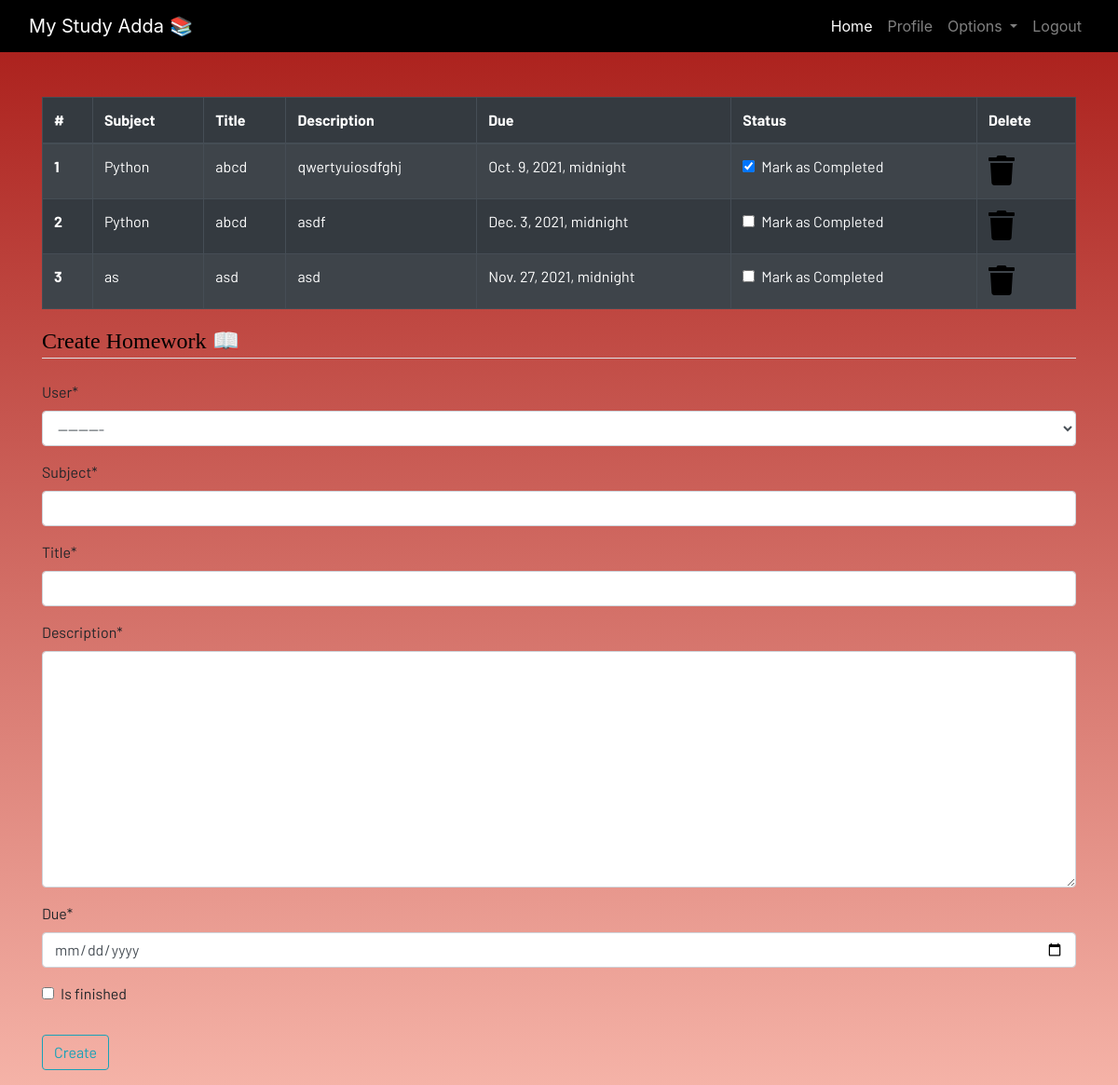
The page /homework (signed in) on the database its author committed.
### portaldashboard/models.py (models this page shows, shortened)
class Homework(models.Model):
    user=models.ForeignKey(User,on_delete=models.CASCADE)
    subject=models.CharField(max_length=100)
    title=models.CharField(max_length=200)
    description=models.TextField()
    due=models.DateTimeField()
    is_finished=models.BooleanField(default=False)

### portaldashboard/views.py (the view)
# urls.py: path('homework', views.homework,name="homework"),
@login_required
def homework(request):
    if request.method=="POST":
        form=HomeworkForm(request.POST)
        if form.is_valid():
            try:
                finished=request.POST['is_finished']
                if finished=='on':
                    finished=True
                else:
                    finished=False
            except:
                finished=False
            homework=Homework(user=request.user,subject=request.POST['subject'],title=request.POST['title'],
                                description=request.POST['description'],due=request.POST['due'],is_finished=finished)
            homework.save()
            messages.success(request,f"Homework added from {request.user.username} Successfully!!!")
    else:
        form=HomeworkForm()
    homework=Homework.objects.filter(user=request.user)
    if len(homework) == 0:
        homework_done=True
    else:
        homework_done=False
    context={'homeworks':homework,'homework_done':homework_done,'form':form}
    return render(request,'dashboard/homework.html',context)

### portaldashboard/forms.py
class HomeworkForm(forms.ModelForm):
    class Meta:
        model=Homework
        widgets={'due':DateInput()}
        fields = '__all__'

### portaldashboard/templates/dashboard/homework.html (shortened to what this page needs)
{% extends 'dashboard/base.html' %}
{% load static %}
{% block content %}
{% load crispy_forms_tags %}
<div class="container">
    {% if not homework_done %}
    <table class="table table-striped table-bordered table-hover table-dark">
        <thead>
            <tr>
                <th scope="col">#</th>
                <th scope="col">Subject</th>
                <th scope="col">Title</th>
                <th scope="col">Description</th>
                <th scope="col">Due</th>
                <th scope="col">Status</th>
                <th scope="col">Delete</th>
            </tr>
        </thead>
        <tbody>
            {% for homework in homeworks %}
            <tr>
                <th scope="row">{{forloop.counter}}</th>
                <td>{{homework.subject}}</td>
                <td>{{homework.title}}</td>
                <td>{{homework.description}}</td>
                <td>{{homework.due}}</td>
                <td>
                    <a href="{% url 'update-homework' homework.id %}">
                        <div class="form-check">
                        {% if homework.is_finished == True %}
                            <input class="form-check-input" type="checkbox" value="" checked>
                        {% else %}
                            <input class="form-check-input" type="checkbox" value="" >
                        {% endif %}
                            <label class="form-check-label text-light" for="flexCheckDefault">
                                Mark as Completed
                            </label>
                        </div>
                    </a>
                </td>
                <td><a href="{% url 'delete-homework' homework.id %}"><i class="fa fa-trash fa-2x"></i></a></td>
            </tr>
            {% endfor %}
        </tbody>
    </table>
{% else %}
    <h4>All homeworks are completed!! Create to have more!!</h4>
{% endif %}
</div>
<div class=" container">
    <form method="POST">
        <fieldset class="form-group">
            <legend class="border-bottom mb-4" style="font-family:serif; color:black;" >Create Homework &#128214</legend>
            {{form|crispy}}
        </fieldset>
        <div class="form-group">
            <button href="" class="btn btn-outline-info" type="submit">
                Create
            </button>
        </div>
    </form>
</div>
{% endblock content %}

### static/css/main.css (style rules this page uses)
html { scroll-behavior: smooth; height: 100%; width: 100%; }
a { text-decoration: none !important; color: black; }
html, body { max-width: 100%; overflow-x: hidden; height: 100%; width: 100%; }
body { background: linear-gradient(rgba(151, 6, 6, 0.829), rgba(235, 227, 227, 0.5)); overflow-x: hidden; background-repeat: no-repeat; }
.fa { color: black; }

### rows shown on the page
Homework: subject "Python", title "abcd", description "qwertyuiosdfghj", due "Oct. 9, 2021, midnight"
Homework: subject "Python", title "abcd", description "asdf", due "Dec. 3, 2021, midnight"
Homework: subject "as", title "asd", description "asd", due "Nov. 27, 2021, midnight"
